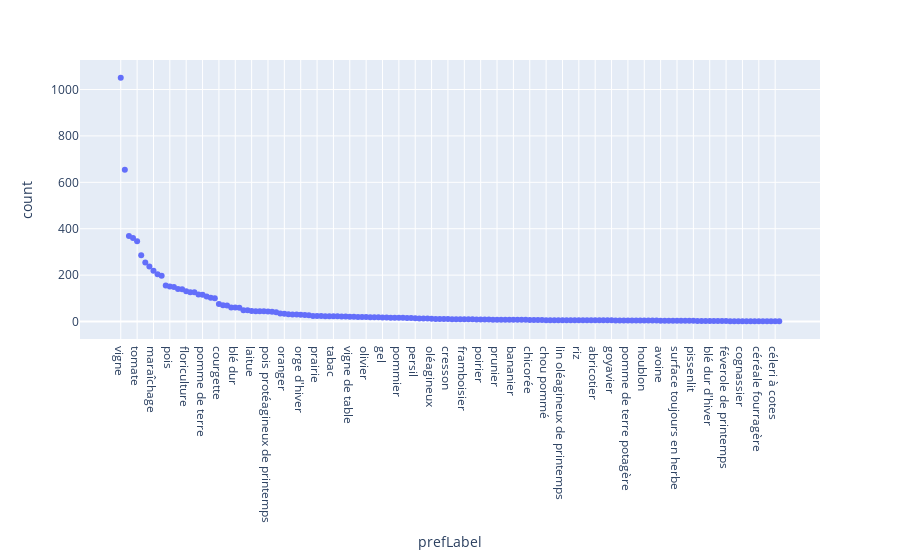
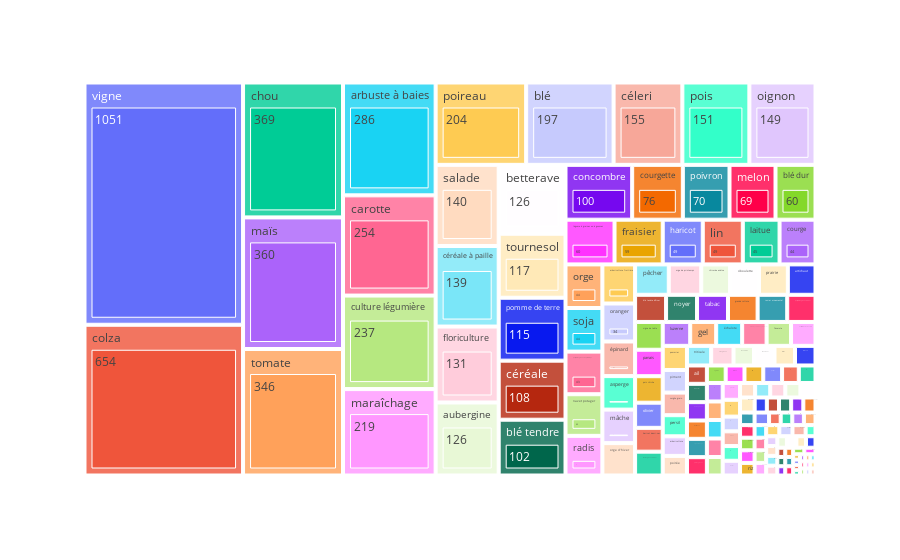

These figures' notebook cell, in order:
### Code cell
# show graphs
show_frequencies(d2kab_fcu_baseline_freq)

### Figure 1 — Plotly figure (JSON) as saved in the notebook; plotly's stock layout.template omitted (floating-point values rounded to 4 significant figures; data arrays with more than 128 entries replaced by an {"elided": "..."} marker saying what was removed)
{"data": [{"hovertemplate": "prefLabel=%{x}<br>count=%{y}<extra></extra>", "legendgroup": "", "marker": {"color": "#636efa", "symbol": "circle"}, "mode": "markers", "name": "", "orientation": "v", "showlegend": false, "type": "scatter", "x": {"elided": "162 str values"}, "xaxis": "x", "y": {"elided": "162 int values"}, "yaxis": "y"}], "layout": {"legend": {"tracegroupgap": 0}, "margin": {"t": 60}, "xaxis": {"anchor": "y", "domain": [0, 1], "title": {"text": "prefLabel"}}, "yaxis": {"anchor": "x", "domain": [0, 1], "title": {"text": "count"}}}}

### Figure 2 — Plotly figure (JSON) as saved in the notebook; plotly's stock layout.template omitted (floating-point values rounded to 4 significant figures; data arrays with more than 128 entries replaced by an {"elided": "..."} marker saying what was removed)
{"data": [{"branchvalues": "total", "domain": {"x": [0, 1], "y": [0, 1]}, "hovertemplate": "labels=%{label}<br>count=%{value}<br>parent=%{parent}<br>id=%{id}<extra></extra>", "ids": {"elided": "324 str values"}, "labels": {"elided": "324 str values"}, "name": "", "parents": {"elided": "324 str values"}, "type": "treemap", "values": {"elided": "324 int values"}}], "layout": {"legend": {"tracegroupgap": 0}, "margin": {"t": 60}}}
